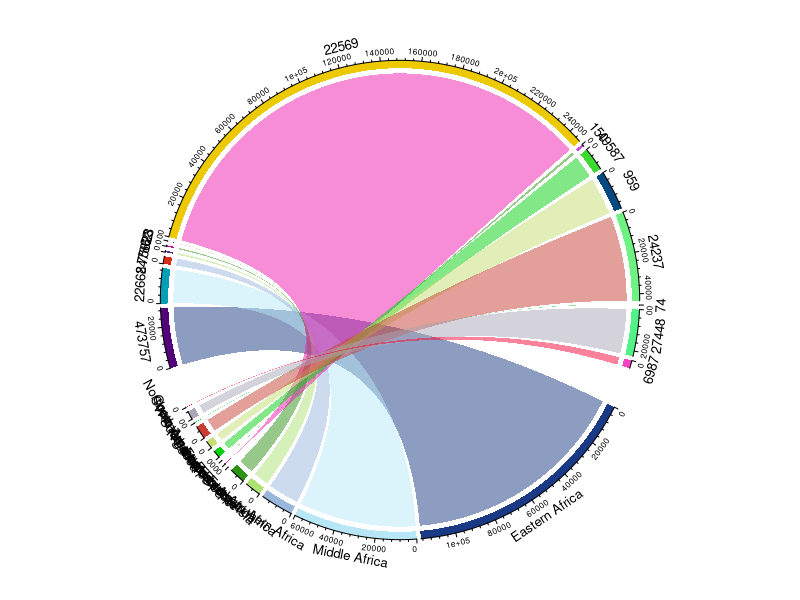
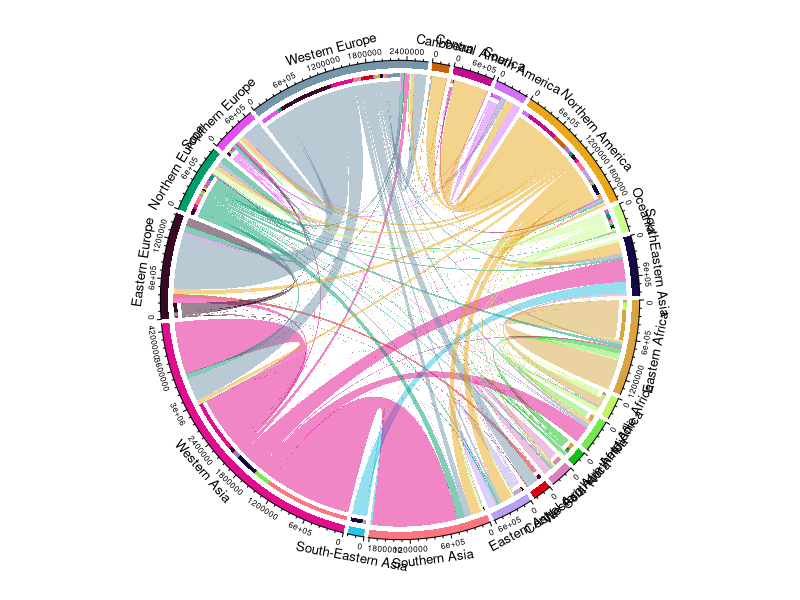
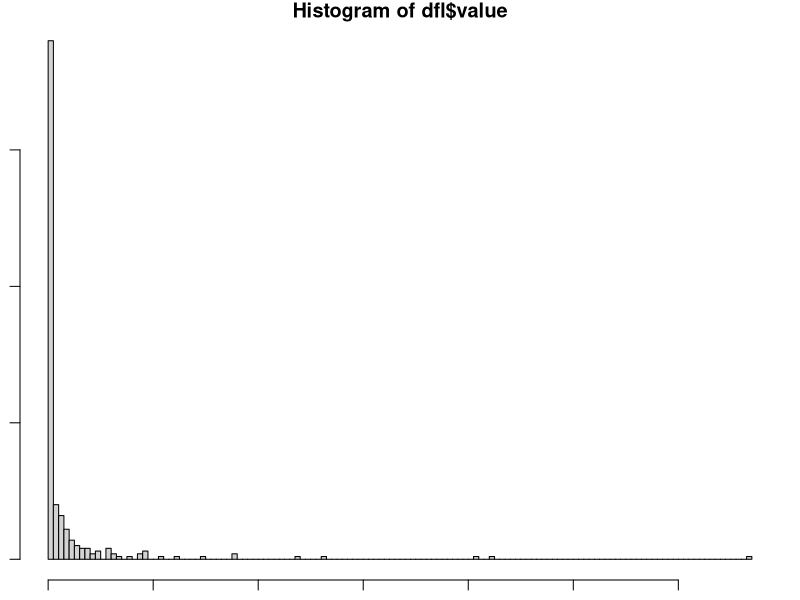
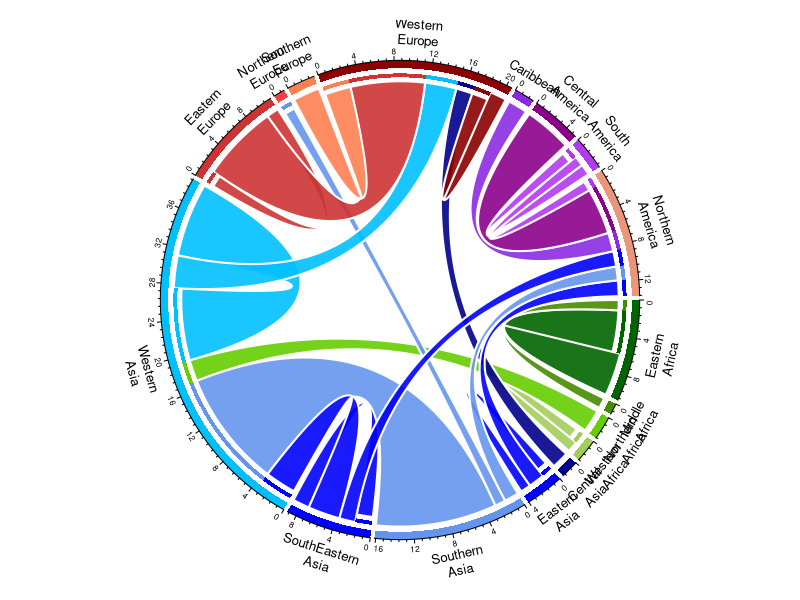
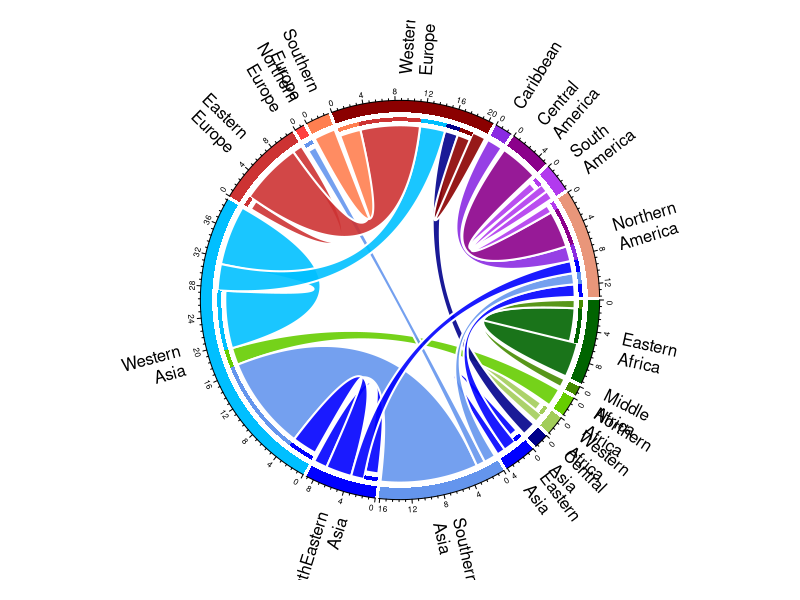
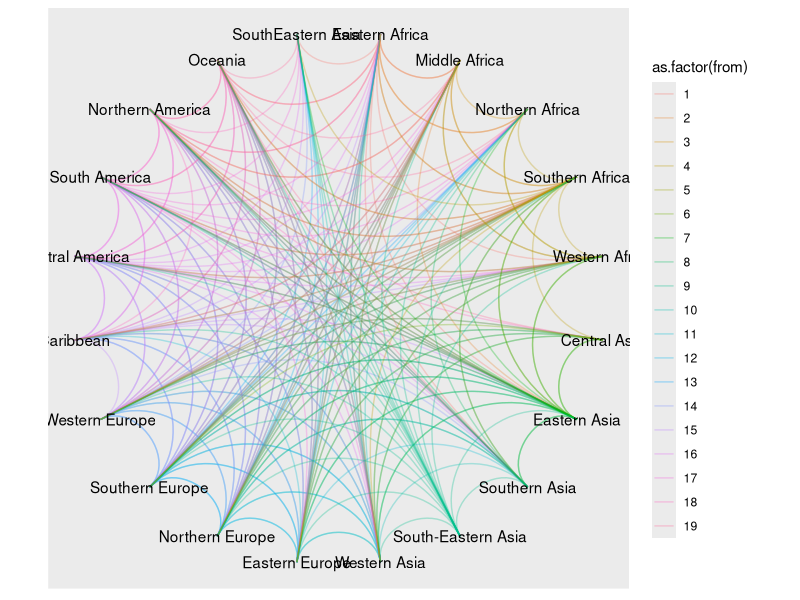

The R source for these figures, in order:
## ---- chunk 1
library(circlize)
library(tidyverse)
## ---- chunk 2
df <- read_csv2("2015-2017ZMENA.csv")
df
## ---- chunk 3
dfl <- df %>%
  # přejmenovat sloupeček `DESTINATION` na `to` 
  rename(from = DESTINATION) %>%
  # překlopit do dlouého formátu
  pivot_longer(ends_with("CHANGE"), names_to = "to") %>%
  # přejmenovat regiony (původní sloupečky), aby se jmenovaly stejně jako regiony v prvním sloupečku (bez "_CHANGE" a "_" místo mezery v názvu)
  mutate(to = str_remove(to, "_CHANGE") %>%
           str_replace("_", " ")) %>%
  # vyřadit položky, kde je stejný výchozí a cílový region
  filter(#!(from == to),
         # vyhodit záporné hodnoty
         value > 0) %>% 
  # vybrat jen tři podstatné sloupce
  select(from, to, value)
dfl
## ---- chunk 4
distinct(dfl, from, to)
## ---- chunk 5
circos.clear()
chordDiagram(df)
## ---- chunk 6
circos.clear()
chordDiagramFromDataFrame(dfl, directional = 1)
## ---- chunk 7
hist(dfl$value, breaks = 100)
## ---- chunk 8
dfl_filtered <- dfl %>% 
  filter(value > 1e5) %>% 
  mutate(value = value/1e5,
         # to = str_replace(to, "Europe", "čáěšžěšéí"),
         # from = str_replace(from, "Europe", "čáěšžěšéí"),
         from = str_replace(from, "South-Eastern Asia", "SouthEastern Asia") %>%
           str_wrap(10),
         to = str_replace(to, "South-Eastern Asia", "SouthEastern Asia") %>% 
           str_wrap(10))
dfl_filtered
## ---- chunk 9
setdiff(dfl_filtered$from, dfl_filtered$to)
setdiff(dfl_filtered$to, dfl_filtered$from)
## ---- chunk 10
c(EAST_AFR = "darkgreen", MID_AFR = "chartreuse4", NORTH_AFR = "chartreuse3", 
  SOUTH_AFR = "darkolivegreen", WEST_AFR = "darkolivegreen3", CENT_ASIA = "blue4",
  EAST_ASIA = "blue1", SOUTH_ASIA = "cornflowerblue", SOUTH_EAST_ASIA = "blue1",
  WEST_ASIA = "deepskyblue", EAST_EUR = "brown3", NORTH_EUR = "brown1", 
  SOUTH_EUR = "coral", WEST_EUR = "darkred", CARIB = "blueviolet", 
  CENT_AM = "darkmagenta", SOUTH_AM = "darkorchid2", NORTH_AM = "darksalmon", 
  OCE = "deeppink3")
## ---- chunk 11
order <- c("EAST_AFR", "MID_AFR", "NORTH_AFR", "SOUTH_AFR", "WEST_AFR", 
           "CENT_ASIA", "EAST_ASIA", "SOUTH_ASIA", "SOUTH_EAST_ASIA", 
           "WEST_ASIA", "EAST_EUR", "NORTH_EUR", "SOUTH_EUR", "WEST_EUR", 
           "CARIB", "CENT_AM", "SOUTH_AM", "NORTH_AM", "OCE")

nazevnik <- tribble(~ordered_en, ~ordered_cz, ~color,
                    "Eastern Africa",NA,"darkgreen",
                    "Middle Africa",NA,"chartreuse4",
                    "Northern Africa",NA,"chartreuse3",
                    "Southern Africa",NA,"darkolivegreen",
                    "Western Africa",NA,"darkolivegreen3",
                    "Central Asia",NA,"blue4",
                    "Eastern Asia",NA,"blue1",
                    "Southern Asia",NA,"cornflowerblue",
                    "SouthEastern Asia",NA,"blue1",
                    "Western Asia",NA,"deepskyblue",
                    "Eastern Europe",NA,"brown3",
                    "Northern Europe",NA,"brown1",
                    "Southern Europe",NA,"coral",
                    "Western Europe",NA,"darkred",
                    "Caribbean",NA,"blueviolet",
                    "Central America",NA,"darkmagenta",
                    "South America",NA,"darkorchid2",
                    "Northern America",NA,"darksalmon",
                    "Oceania",NA,"deeppink3") %>% 
  mutate(label_wrapped = str_wrap(ordered_en, 10)) # vymen za ordered_cz pro CZ

setdiff(nazevnik$label_wrapped, dfl_filtered$from)
setdiff(dfl_filtered$from, nazevnik$label_wrapped)
setdiff(dfl_filtered$to, nazevnik$label_wrapped)
## ---- chunk 12
barvy_grid <- nazevnik$color
names(barvy_grid) <- nazevnik$label_wrapped
barvy_grid
## ---- chunk 13
barvy_links <- dfl_filtered %>% 
  left_join(nazevnik %>% rename(to = label_wrapped)) %>% 
  pull(color)
barvy_links
## ---- chunk 14
circos.clear()
chordDiagramFromDataFrame(dfl_filtered,
                          directional = 1,
                          grid.col = barvy_grid,
                          col = barvy_links,
                          transparency = .1,
                          link.lwd = 2,
                          link.border = "white",
                          order = nazevnik$label_wrapped)
## ---- chunk 15
# from https://stackoverflow.com/questions/31943102/rotate-labels-in-a-chorddiagram-r-circlize
chordDiagramFromDataFrame(dfl_filtered, 
                          directional = 1,
                          grid.col = barvy_grid,
                          col = barvy_links,
                          transparency = .1,
                          link.lwd = 2,
                          link.border = "white",
                          order = nazevnik$label_wrapped,
                          annotationTrack = "grid", 
                          preAllocateTracks = 1)
circos.trackPlotRegion(track.index = 1, panel.fun = function(x, y) {
  xlim = get.cell.meta.data("xlim")
  ylim = get.cell.meta.data("ylim")
  sector.name = get.cell.meta.data("sector.index")
  circos.text(mean(xlim), ylim[1] + .4, sector.name, 
              facing = "clockwise", niceFacing = TRUE, adj = c(0, 0.5))
  circos.axis(h = "top", labels.cex = 0.5, major.tick.percentage = 0.2, 
              sector.index = sector.name, track.index = 2)
}, bg.border = NA)
## ---- chunk 16
library(ggraph)
library(tidygraph)
## ---- chunk 17
dflg <- tidygraph::as_tbl_graph(dfl)
## ---- chunk 18
dflg %>% 
  tidygraph::activate("nodes")
## ---- chunk 19

ggraph(dflg, layout = "linear", circular = T) +
  geom_edge_arc0(aes(size = 3 * value, color = as.factor(from)), alpha = .3) +
  geom_node_text(aes(label = name)) + 
  # geom_node_arc_bar(aes(fill = name, r0 = value)) + 
  scale_size_continuous(range = c(0,20)) +
  coord_fixed()
